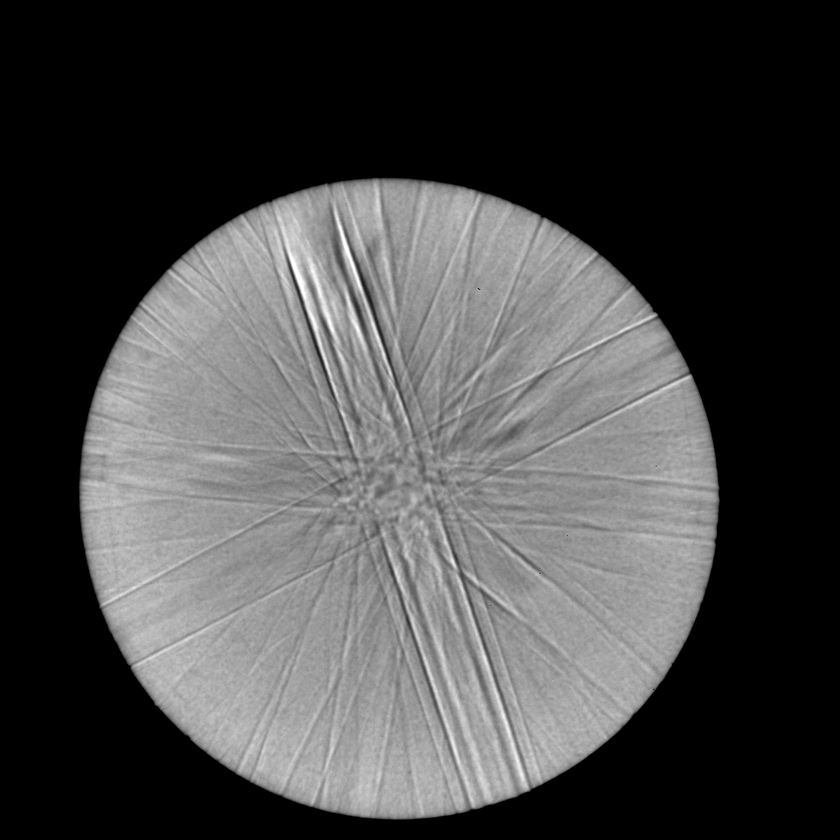
#> input picture data/train/samples/CBED_1.tif, 840 x 840 px, shrunk from 1783 x 1783 before the run
$ python hough_v2.py
#> lines starting #> are read from the running program, lines starting #| are printed output that depends on the picture; after the words box and inside, x2 and y2 are one past the last pixel; in counts of white or black regions, pixels touching at a corner belong together
import numpy as np

from skimage.transform import hough_line, hough_line_peaks
from skimage.feature import canny
from skimage.draw import line
from skimage import data
import cv2
import matplotlib.pyplot as plt
from matplotlib import cm
from skimage.transform import probabilistic_hough_line

# Line finding using the Probabilistic Hough Transform
image = cv2.imread("data/train/samples/CBED_1.tif", cv2.IMREAD_GRAYSCALE)
#> image is the input picture: shape (840, 840); min 0, max 255, mean 70.1
label = cv2.imread("data/train/labels/CBED_1.png")
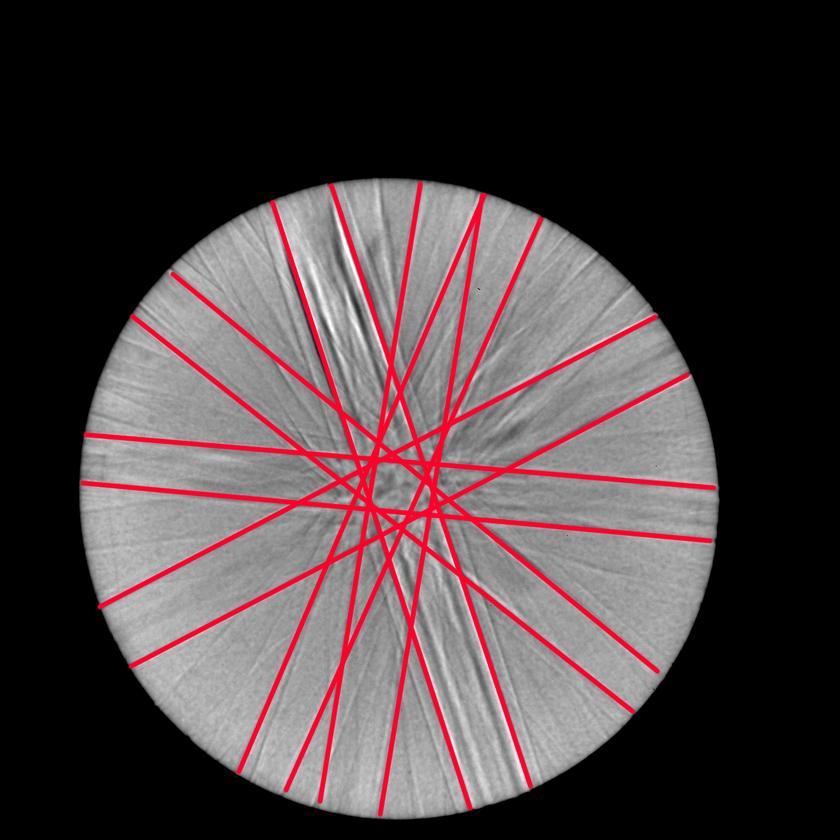
#> input picture data/train/labels/CBED_1.png, 840 x 840 px, shrunk from 1783 x 1783 before the run
#> label is the input picture: shape (840, 840, 3); mean B, G, R 65.1, 63.2, 75.4
edges = canny(image, 2, 1, 25)
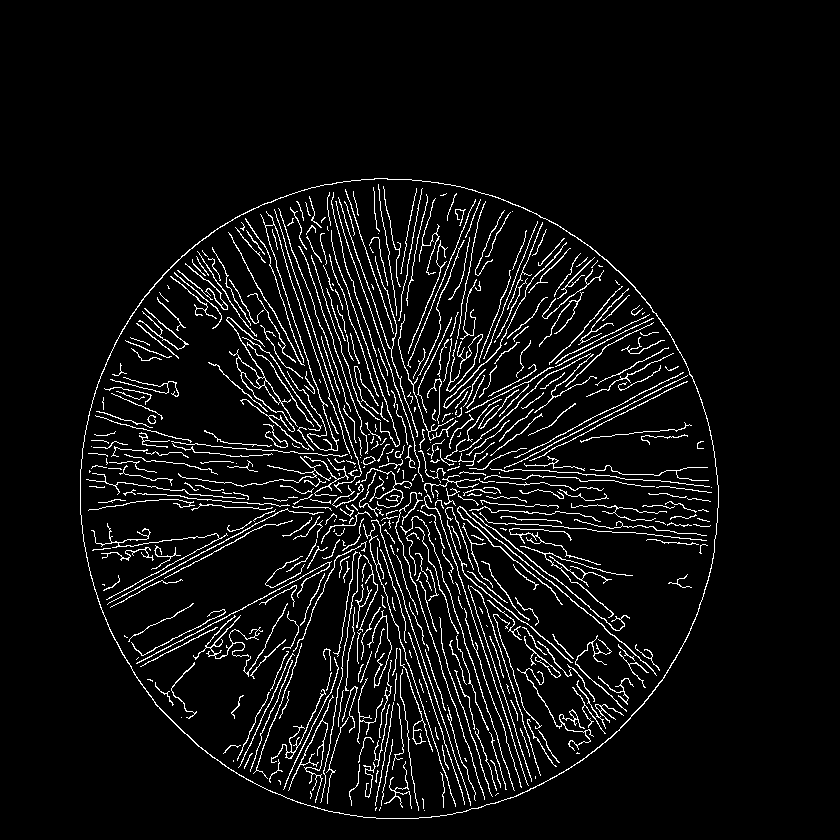
#> edges: shape (840, 840) bool; 6% white in thin lines or dots, all inside (x1, y1, x2, y2) = (80, 178, 719, 819)
lines = probabilistic_hough_line(edges, threshold=250, line_length=10, line_gap=3)
#> lines = [((535, 376), (551, 367)), ((466, 412), (522, 383)), ((108, 603), (252, 526)), ((294, 504), (319, 490)), ((271, 516), (287, 508))]

# Generating figure 2
fig, axes = plt.subplots(1, 4, figsize=(15, 5), sharex=True, sharey=True)
ax = axes.ravel()

ax[0].imshow(image, cmap=cm.gray)
ax[0].set_title('Input image')

ax[1].imshow(edges, cmap=cm.gray)
ax[1].set_title('Canny edges')

ax[2].imshow(edges * 0, cmap=cm.gray)
for line in lines:
    p0, p1 = line
    ax[2].plot((p0[0], p1[0]), (p0[1], p1[1]), c='1')
#> this loop made 5 passes
#> (p0, p1) on passes 1 to 5: ((535, 376), (551, 367)), ((466, 412), (522, 383)), ((108, 603), (252, 526)), ((294, 504), (319, 490)), ((271, 516), (287, 508))
ax[2].set_xlim((0, image.shape[0]))
ax[2].set_ylim((0, image.shape[1]))
ax[2].set_title('Probabilistic Hough')

ax[3].imshow(label[:,:,::-1])
ax[3].set_title('Input image labels')

for a in ax:
    a.set_axis_off()

plt.tight_layout()
plt.show()
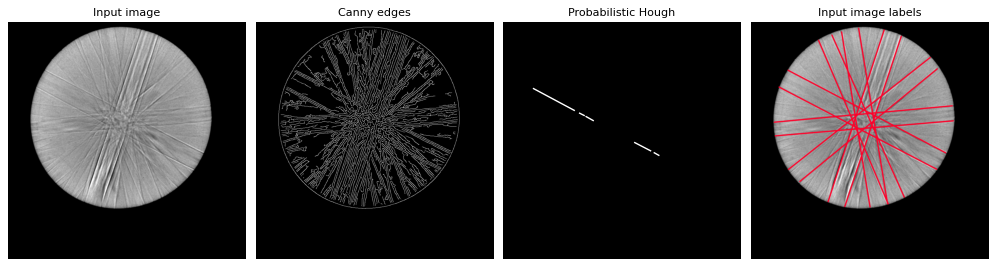
#> figure drawn by matplotlib, 4 panels
